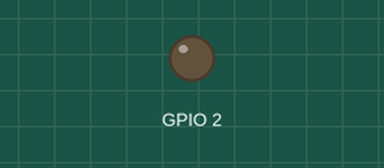
Bench run of a sketch on a simulated ESP32. Parts: output pins drawn as LEDs (lit = HIGH).

Above: at 0.15 s.
At 39.3 s:
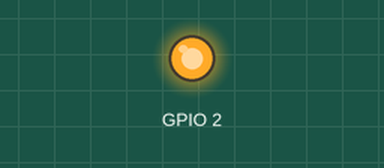
Timing chart, 0 to 40.0 s (numbered marks = the images above):
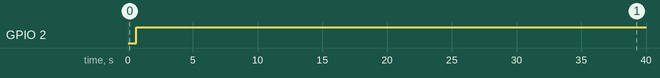

The sketch:

ESP32_Demo01.ino
```cpp
#define LED_BOARD   2

char Index = 0;
bool Dev;
void setup() {
  // initialize digital pin LED_BUILTIN as an output.
  // pinMode(LED_BOARD, OUTPUT);
  ledcSetup(0, 1000, 8);
  ledcAttachPin(2, 0);

}

// the loop function runs over and over again forever
void loop() {
  if((Index==0xFF)||(Index==0))
    Dev ^= 0x01;
  if(Dev)
    Index++;
  else
    Index--;
  // analogWrite(LED_BOARD, Index);         // 点亮 LED
  ledcWrite(0,Index);
  delay(5);                           // 延时 1s
}
```

Measured:
- by itself, GPIO 2: LOW → HIGH at 0.64 s
